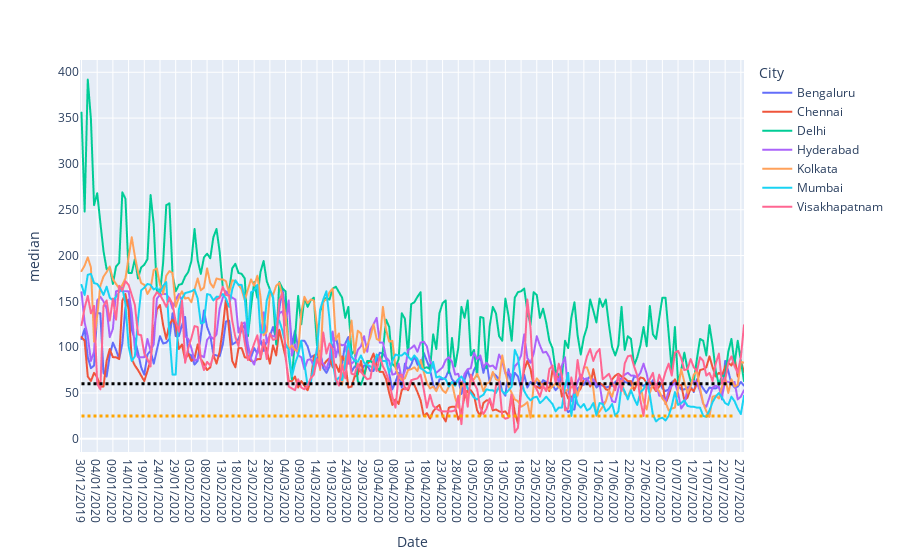

The code cell stored with this chart in its notebook:
### Code cell
fig=px.line(df1,x='Date',y='median',color='City')
fig.add_shape(type="line",
            x0='30/12/2019',
            y0=25,
            x1='25/07/2020',
            y1=25,
            line=dict(
                color="orange",
                width=3,
                dash="dot",
            ))
fig.add_shape(type="line",
            x0='30/12/2019',
            y0=60,
            x1='25/07/2020',
            y1=60,
            line=dict(
                color="black",
                width=3,
                dash="dot",
            ))
#fig.update_layout(title="PM 2.5 for Indian cities")
fig.show()

### Figure 1 — Plotly figure (JSON) as saved in the notebook; plotly's stock layout.template omitted (floating-point values rounded to 4 significant figures; data arrays with more than 128 entries replaced by an {"elided": "..."} marker saying what was removed)
{"data": [{"hovertemplate": "City=Bengaluru<br>Date=%{x}<br>median=%{y}<extra></extra>", "legendgroup": "Bengaluru", "line": {"color": "#636efa", "dash": "solid"}, "mode": "lines", "name": "Bengaluru", "showlegend": true, "type": "scattergl", "x": {"elided": "212 str values"}, "xaxis": "x", "y": {"elided": "212 int values"}, "yaxis": "y"}, {"hovertemplate": "City=Chennai<br>Date=%{x}<br>median=%{y}<extra></extra>", "legendgroup": "Chennai", "line": {"color": "#EF553B", "dash": "solid"}, "mode": "lines", "name": "Chennai", "showlegend": true, "type": "scattergl", "x": {"elided": "212 str values"}, "xaxis": "x", "y": {"elided": "212 int values"}, "yaxis": "y"}, {"hovertemplate": "City=Delhi<br>Date=%{x}<br>median=%{y}<extra></extra>", "legendgroup": "Delhi", "line": {"color": "#00cc96", "dash": "solid"}, "mode": "lines", "name": "Delhi", "showlegend": true, "type": "scattergl", "x": {"elided": "212 str values"}, "xaxis": "x", "y": {"elided": "212 int values"}, "yaxis": "y"}, {"hovertemplate": "City=Hyderabad<br>Date=%{x}<br>median=%{y}<extra></extra>", "legendgroup": "Hyderabad", "line": {"color": "#ab63fa", "dash": "solid"}, "mode": "lines", "name": "Hyderabad", "showlegend": true, "type": "scattergl", "x": {"elided": "212 str values"}, "xaxis": "x", "y": {"elided": "212 int values"}, "yaxis": "y"}, {"hovertemplate": "City=Kolkata<br>Date=%{x}<br>median=%{y}<extra></extra>", "legendgroup": "Kolkata", "line": {"color": "#FFA15A", "dash": "solid"}, "mode": "lines", "name": "Kolkata", "showlegend": true, "type": "scattergl", "x": {"elided": "212 str values"}, "xaxis": "x", "y": {"elided": "212 int values"}, "yaxis": "y"}, {"hovertemplate": "City=Mumbai<br>Date=%{x}<br>median=%{y}<extra></extra>", "legendgroup": "Mumbai", "line": {"color": "#19d3f3", "dash": "solid"}, "mode": "lines", "name": "Mumbai", "showlegend": true, "type": "scattergl", "x": {"elided": "212 str values"}, "xaxis": "x", "y": {"elided": "212 int values"}, "yaxis": "y"}, {"hovertemplate": "City=Visakhapatnam<br>Date=%{x}<br>median=%{y}<extra></extra>", "legendgroup": "Visakhapatnam", "line": {"color": "#FF6692", "dash": "solid"}, "mode": "lines", "name": "Visakhapatnam", "showlegend": true, "type": "scattergl", "x": {"elided": "209 str values"}, "xaxis": "x", "y": {"elided": "209 int values"}, "yaxis": "y"}], "layout": {"autosize": true, "legend": {"title": {"text": "City"}, "tracegroupgap": 0}, "margin": {"t": 60}, "shapes": [{"line": {"color": "orange", "dash": "dot", "width": 3}, "type": "line", "x0": "30/12/2019", "x1": "25/07/2020", "y0": 25, "y1": 25}, {"line": {"color": "black", "dash": "dot", "width": 3}, "type": "line", "x0": "30/12/2019", "x1": "25/07/2020", "y0": 60, "y1": 60}], "xaxis": {"anchor": "y", "autorange": true, "domain": [0, 1], "range": [-0.4756, 211], "title": {"text": "Date"}, "type": "category"}, "yaxis": {"anchor": "x", "autorange": true, "domain": [0, 1], "range": [-14.39, 413.4], "title": {"text": "median"}, "type": "linear"}}}
